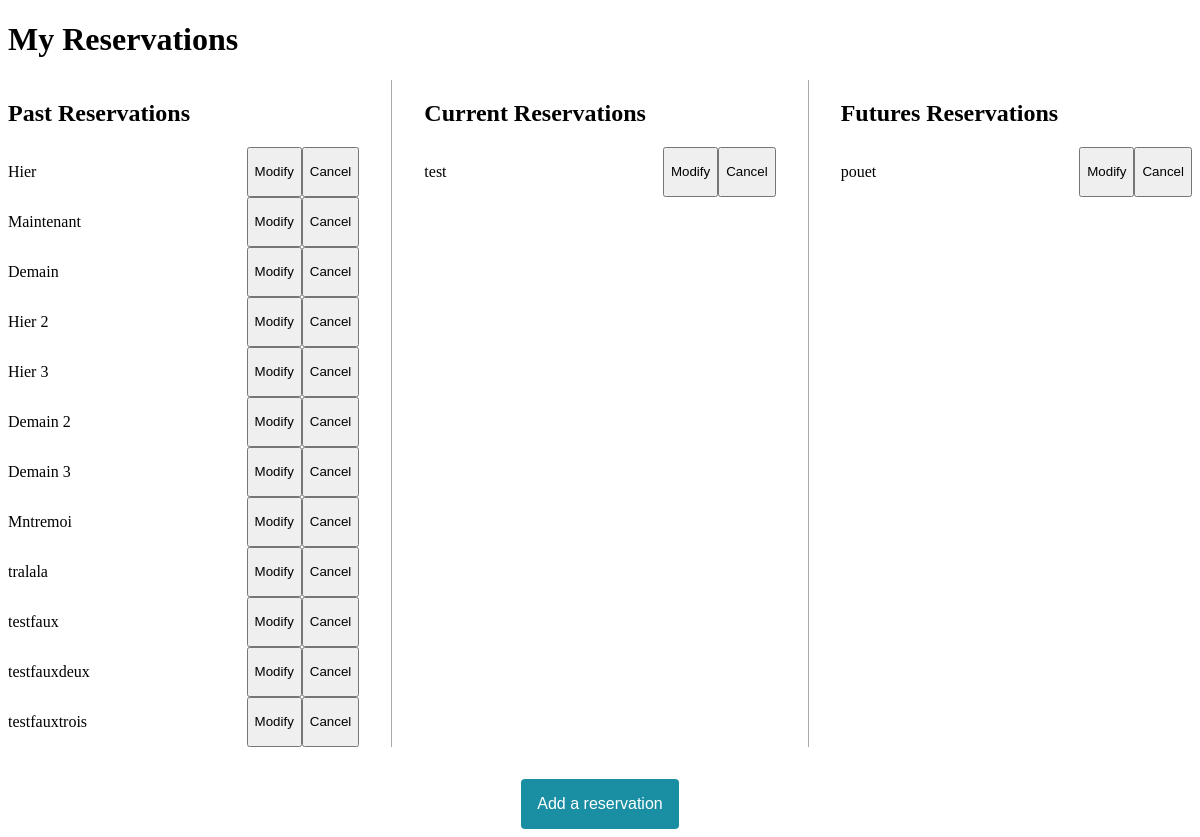
Page /ressources/reservations/ (signed in) on the earlier database version.
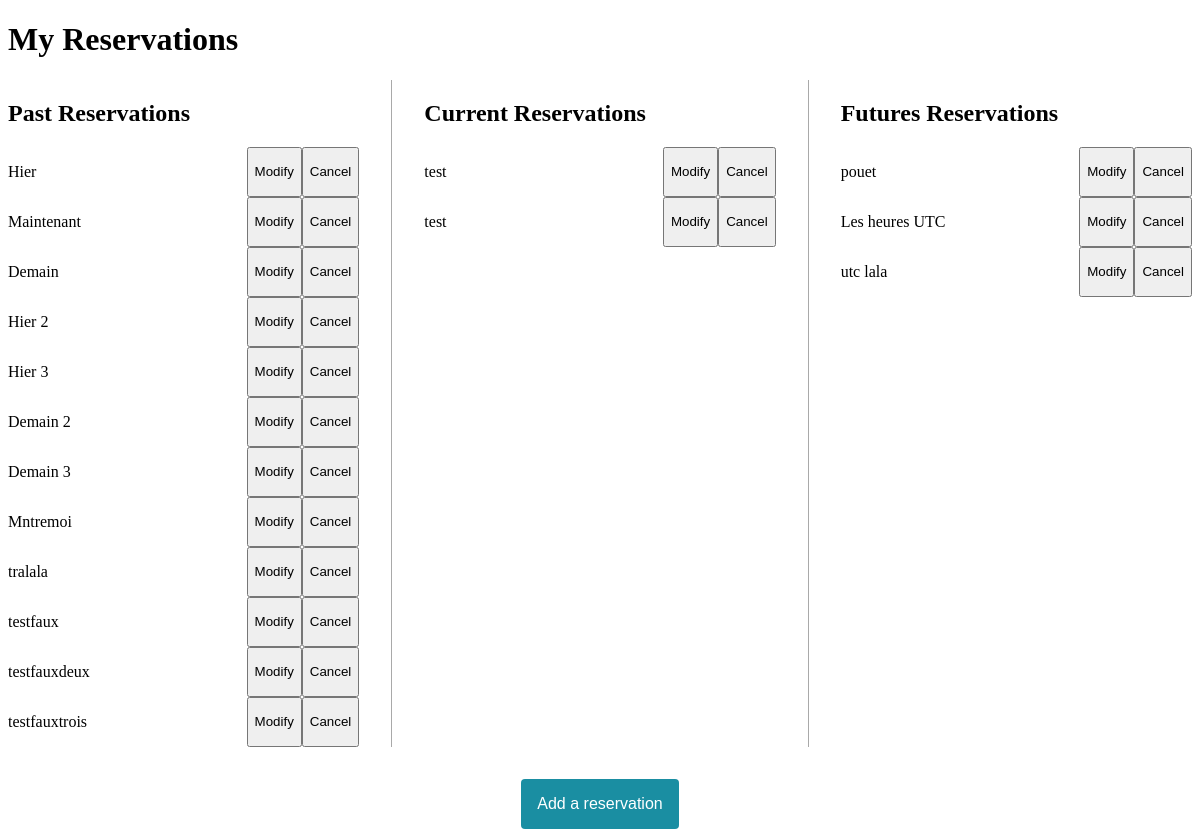
Same page on the later database version.
### ressource/models.py (models this page shows, shortened)
class Reservation(models.Model):
    title = models.CharField(max_length=200, verbose_name=_("Title"))
    start_date = models.DateTimeField(verbose_name=_("Start date and time"))
    end_date = models.DateTimeField(verbose_name=_("End date and time"))
    ressource = models.ForeignKey("ressource.Ressource", verbose_name=_("Ressource"), null=True, on_delete=models.SET_NULL)
    profile = models.ForeignKey("user.Profile", verbose_name=_("User"), on_delete=models.CASCADE, null=True, blank=True)

### ressource/views.py (the view, shortened to what this page needs)
# urls.py: path("reservations/", ManageReservations.as_view(), name="reservations"),
class ManageReservations(LoginRequiredMixin, View):
    form_class = AddRessourceForm
    initial = {}
    template_name = "reservations/reservations.html"
    @staticmethod
    def get_profile(user):
        return cache.get_or_set(f"Profile*User[id={user.id}]", Profile.objects.get(user=user), 10000)
    def get(self, request, reservation_id=None):
        profile = self.get_profile(request.user)
        tz = profile.get_timezone()
        if not reservation_id:
            form = self.form_class(initial=self.initial)
            now = timezone.now()
            DEFAULT_TIMEOUT = 1800 #1800s == 30 minutes
            reservations_past = cache.get(f"ReservationPast*Profile[id={profile.id}]")
            if not reservations_past:
                reservations_past = Reservation.objects.filter(end_date__lte=now)
                if not request.user.is_superuser:
                    reservations_past = reservations_past.filter(profile=profile)
                cache.set(f"ReservationPast*Profile[id={profile.id}]", reservations_past, DEFAULT_TIMEOUT)
            reservations_present = cache.get(f"ReservationPresent*Profile[id={profile.id}]")
            if not reservations_present:
                reservations_present = Reservation.objects.filter(start_date__lte=now, end_date__gt=now)
                if not request.user.is_superuser:
                    reservations_present = reservations_present.filter(profile=profile)
                cache.set(f"ReservationPresent*Profile[id={profile.id}]", reservations_present, DEFAULT_TIMEOUT)
            reservations_future = cache.get(f"ReservationFuture*Profile[id={profile.id}]")
            if not reservations_future:
                reservations_future = Reservation.objects.filter(start_date__gte=now)
                if not request.user.is_superuser:
                    reservations_future = reservations_future.filter(profile=profile)
                cache.set(f"ReservationFuture*Profile[id={profile.id}]", reservations_future, DEFAULT_TIMEOUT)
            context = {
                "r_past": reservations_past,
                "r_present": reservations_present,
                "r_future": reservations_future,
                "form": form
            }
            return render(request, self.template_name, context)

### ressource/models.py (called while the page is built)
    def __str__(self):
        return self.localisation + " - " + self.name

### user/models.py (called while the page is built)
    def get_timezone(self):
        return pytz.timezone(self.tz_name)

    def get_timezone(self):
        return self.tz.get_timezone()

### ressource/templates/reservations/reservations.html (shortened to what this page needs)
{% extends "base.html" %}
{% load static %}
{% load i18n %}
{% block head %}
    {{ form.media.css }}
    <link rel="stylesheet" href={% static "ressource/css/reservations.css" %}>
{% endblock %}
{% block content %}
    <h1>{% trans "My Reservations" %}</h1>
    <div class="reservations-container">
        <div class="past-container">
            <h2>{% trans "Past Reservations" %}</h2>
            {% include "reservations/reservation.html" with reservations=r_past %}
        </div>
        <div class="present-container">
            <h2>{% trans "Current Reservations" %}</h2>
            {% include "reservations/reservation.html" with reservations=r_present %}
        </div>
        <div class="future-container">
            <h2>{% trans "Futures Reservations" %}</h2>
            {% include "reservations/reservation.html" with reservations=r_future %}
        </div>
    </div>
    <div class="new-reservation-container">
        <button id="id_add_reservation" onclick="addReservation()">{% trans "Add a reservation" %}</button>
    </div>
{% endblock %}

### ressource/templates/reservations/reservation.html
{% load i18n %}
<div class="reservation-container">
    {% for r in reservations %}
        <div id="resa_{{ r.id }}">
            <p>{{ r.title }}</p>
            <button onclick="openForm({{ r.id }})">{% trans "Modify" %}</button>
            <button onclick="cancelReservation({{ r.id }})">{% trans "Cancel" %}</button>
        </div>
    {% endfor %}
</div>

Differences in the rows shown:
added Reservation: title "test"
added Reservation: title "Les heures UTC"
added Reservation: title "utc lala"
